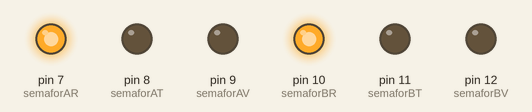
A sketch run on a simulated Arduino Uno, built with avr-gcc and run on an emulated ATmega328P. Shown: output pins drawn as LEDs (lit = HIGH).

Above: at 0.1 s.
At 0.7 s:
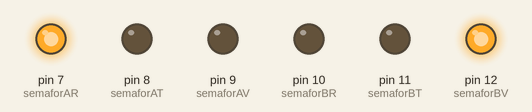
At 3.7 s:
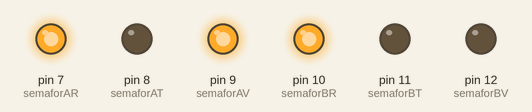
At 9.2 s:
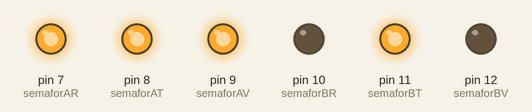
At 20.2 s:
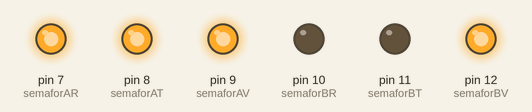
At 35.7 s:
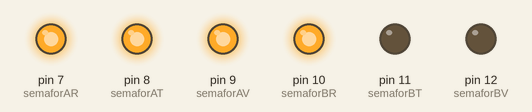
Timing chart, 0 to 40.0 s (numbered marks = the images above):
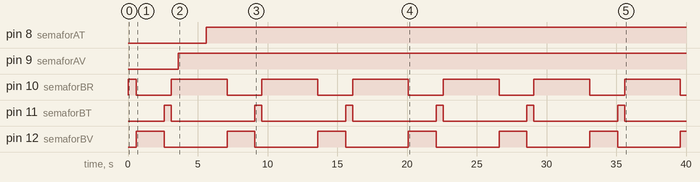

Measured:
- by itself, pin 8 (semaforAT): LOW → HIGH at 5.6 s
- by itself, pin 9 (semaforAV): LOW → HIGH at 3.6 s
- by itself, pin 10 (semaforBR): alternates HIGH for 4.0 s and LOW for 2.5 s
- by itself, pin 11 (semaforBT): alternates HIGH for 0.50 s and LOW for 6.0 s
- by itself, pin 12 (semaforBV): alternates HIGH for 2.0 s and LOW for 4.5 s

The sketch:

Repte2_CruillaSemafors.ino
```cpp
/****************************************************************
**                                                             **
**                            TÍTOL:                           **
**                Cruilla de semafors - Prog. 1                **
**                                                             **
**   NOM: Marc Simats                         Data:13/03/17    **
****************************************************************/
//************************** INCLUDE ****************************


//************************* VARIABLES ***************************

const int semaforAR = 7;          // donar nom al pin 7 de l’Arduino
const int semaforAT = 8;          // donar nom al pin 8 de l’Arduino
const int semaforAV = 9;          // donar nom al pin 9 de l’Arduino
const int semaforBR = 10;         // donar nom al pin 10 de l’Arduino
const int semaforBT = 11;         // donar nom al pin 11 de l’Arduino
const int semaforBV = 12;         // donar nom al pin 12 de l’Arduino
int a = 100;                  // definir variable de temps en ms

//*************************** SETUP *****************************

void setup()
{
  pinMode(semaforAR, OUTPUT);     // definir el pin 7 com una sortida
  pinMode(semaforAT, OUTPUT);     // definir el pin 8 com una sortida
  pinMode(semaforAV, OUTPUT);     // definir el pin 9 com una sortida
  pinMode(semaforBR, OUTPUT);     // definir el pin 10 com una sortida
  pinMode(semaforBT, OUTPUT);     // definir el pin 11 com una sortida
  pinMode(semaforBV, OUTPUT);     // definir el pin 12 com una sortida

  digitalWrite(semaforAR, HIGH);    // posar a 5V el pin 7
  digitalWrite(semaforAT, LOW);     // posar a 0V el pin 8
  digitalWrite(semaforAV, LOW);     // posar a 0V el pin 9
  digitalWrite(semaforBR, HIGH);    // posar a 5V el pin 10
  digitalWrite(semaforBT, LOW);     // posar a 0V el pin 11
  digitalWrite(semaforBV, LOW);      // posar a 0V el pin 12

  delay(a);                     // es queden leds pausa ms en aquest estat
}

//*************************** LOOP ******************************

void loop()
{
  digitalWrite(semaforAR, HIGH);     // encén roig semàfor A
  digitalWrite(semaforBR, HIGH);    // encén roig semàfor B

  delay(5*a);                   // es queden leds 4*pausa ms en aquest estat

  digitalWrite(semaforBR, LOW);    // s'apaga roig semàfor B
  digitalWrite(semaforAR, HIGH);     // encén roig semàfor A
  digitalWrite(semaforBV, HIGH);    // encén verd semàfor B

  delay(5*a);                     // es queden leds pausa ms en aquest estat

  digitalWrite(semaforAR, HIGH);     // encén roig semàfor A
  digitalWrite(semaforBV, HIGH);    // encén verd semàfor B

  delay(5*a);                     // es queden leds pausa ms en aquest estat

  digitalWrite(semaforAR, HIGH);     // encén roig semàfor A
  digitalWrite(semaforBV, HIGH);    // encén verd semàfor B

  delay(5*a);                   // es queden leds 4*pausa ms en aquest estat

  digitalWrite(semaforAR, HIGH);     // encén roig semàfor A
  digitalWrite(semaforBV, HIGH);    // encén verd semàfor B

  delay(5*a);                     // es queden leds pausa ms en aquest estat

  digitalWrite(semaforBV, LOW);    // s'apaga roig semàfor B
  digitalWrite(semaforAR, HIGH);     // encén roig semàfor A
  digitalWrite(semaforBT, HIGH);    // encén taronja semàfor B

  delay(5*a);                     // es queden leds pausa ms en aquest estat

  digitalWrite(semaforBT, LOW);    // s'apaga roig semàfor B
  digitalWrite(semaforAR, HIGH);     // encén roig semàfor A
  digitalWrite(semaforBR, HIGH);    // encén roig semàfor B

  delay(5*a);

  digitalWrite(semaforAV, LOW);    // s'apaga verd semàfor B
  digitalWrite(semaforAV, HIGH);     // encén verd semàfor A
  digitalWrite(semaforBR, HIGH);    // encén roig semàfor B

  delay(5*a);

  digitalWrite(semaforAV, HIGH);     // encén verd semàfor A
  digitalWrite(semaforBR, HIGH);    // encén roig semàfor B

  delay(5*a);

  digitalWrite(semaforAV, HIGH);     // encén verd semàfor A
  digitalWrite(semaforBR, HIGH);    // encén roig semàfor B

  delay(5*a);

  digitalWrite(semaforAV, HIGH);     // encén verd semàfor A
  digitalWrite(semaforBR, HIGH);    // encén roig semàfor B

  delay(5*a);

  digitalWrite(semaforAT, HIGH);     // encén taronja semàfor A
  digitalWrite(semaforBR, HIGH);    // encén roig semàfor B

  delay(5*a);

  digitalWrite(semaforAR, HIGH);     // encén roig semàfor A
  digitalWrite(semaforBR, HIGH);    // encén roig semàfor B

  delay(5*a);
}

//************************ FUNCIONS *****************************
```
